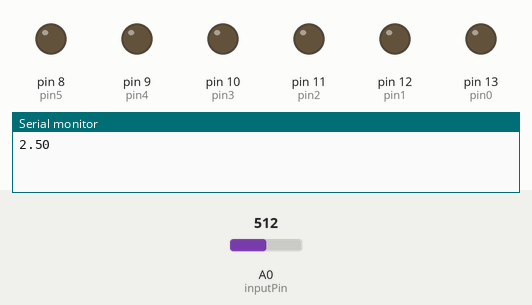
Recording of a sketch running on a simulated Arduino Uno, built with avr-gcc and run on an emulated ATmega328P. Parts: output pins drawn as LEDs (lit = HIGH), the last lines printed to the serial monitor. The test bench sets the inputs (shaded band); at power-on: A0 (inputPin) = 512.

Above: at 0.2 s.
At 3.4 s:
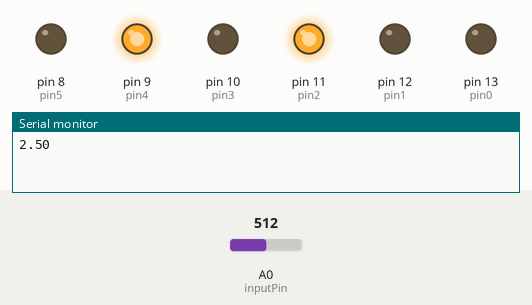
At 6.41 s:
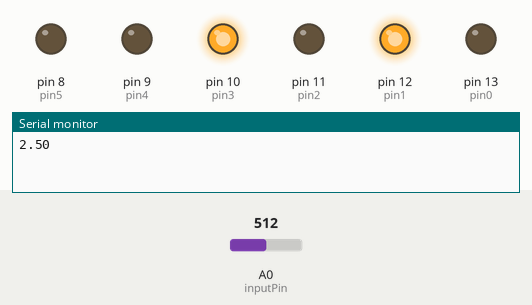
At 12.42 s:
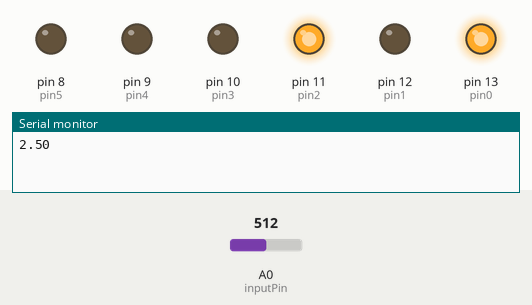
At 18.43 s:
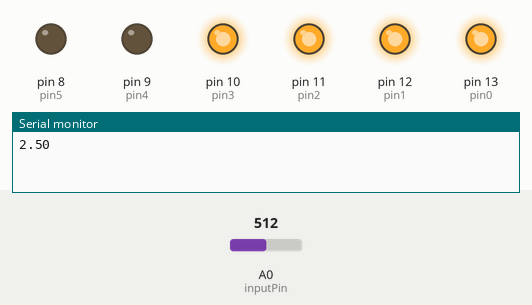
At 24.49 s:
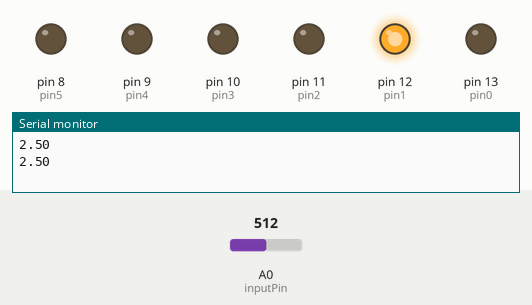
Timing chart, 0 to 25.1 s (numbered marks = the images above):
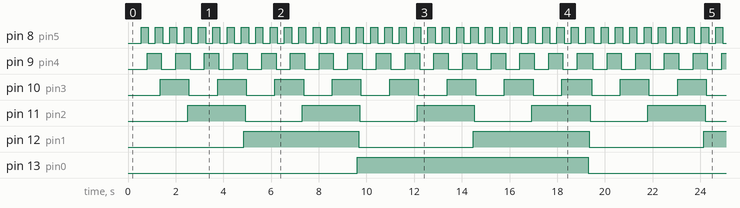

Measured:
- by itself, pin 8 (pin5): alternates HIGH for 0.30 s and LOW for 0.30 s
- by itself, pin 9 (pin4): alternates HIGH for 0.60 s and LOW for 0.60 s
- by itself, pin 10 (pin3): alternates HIGH for 1.2 s and LOW for 1.2 s
- by itself, pin 11 (pin2): alternates HIGH for 2.4 s and LOW for 2.4 s
- by itself, pin 12 (pin1): alternates HIGH for 4.8 s and LOW for 4.8 s
- by itself, pin 13 (pin0): alternates HIGH for 9.7 s and LOW for 9.6 s

The sketch:

counter.ino
```cpp
int pin0 = 13;
int pin1 = 12;
int pin2 = 11;
int pin3 = 10;
int pin4 = 9;
int pin5 = 8;
int speed = 50;
int speed2 = 50;
int inputPin = A0;
int readVal;
float V2;

String toBinary(int n) {
  if (n==0) return "0";
  else if (n == 1) return "1";
  else if (n%2 == 0) return toBinary(n/2) + "0";
  else if (n%2 != 0) return toBinary(n/2) + "1";
}
void setup() {
  // put your setup code here, to run once:
  Serial.begin(9600);
  pinMode(pin0, OUTPUT);
  pinMode(pin1, OUTPUT);
  pinMode(pin2, OUTPUT);
  pinMode(pin3, OUTPUT);
  pinMode(pin4, OUTPUT);
  pinMode(pin5, OUTPUT);
}
void changePin(int pin, int LH) {
  if (pin == 0) {
    digitalWrite(pin0, LH);
  }
  if (pin == 1) {
    digitalWrite(pin1, LH);
  }
  if (pin == 2) {
    digitalWrite(pin2, LH);
  }
  if (pin == 3) {
    digitalWrite(pin3, LH);
  }
  if (pin == 4) {
    digitalWrite(pin4, LH);
  }
  if (pin == 5) {
    digitalWrite(pin5, LH);
  }
  delay(speed2);
}
void loop() {
  // all outputs should be low
  // loop through the array once if it is a 1 flip it to a 0 and move on
  // if it is a 0 flip it to a 1 and stop
  int arr[] = {0, 0, 0, 0, 0, 0};

  readVal = analogRead(inputPin);
  V2 = (5./1023.) * readVal;
  Serial.println(V2);
  for (int i = 000000; i <= 63; i++) {
    String res = toBinary(i);
    if (res.length() == 5) {
      res = '0' + res;
    }
    if (res.length() == 4) {
      res = "00" + res;
    }
    if (res.length() == 3) {
      res = "000" + res;
    }
    if (res.length() == 2) {
      res = "0000" + res;
    }
    if (res.length() == 1) {
      res = "00000" + res;
    }
    // Serial.println(res);
    // delay(speed2);
    // Serial.print(res);
    // Serial.println();
    if (res[0] == '1') {
      changePin(0, 1);
    } else {
      changePin(0, 0);
    }
    if (res[1] == '1') {
      changePin(1, 1);
    } else {
      changePin(1, 0);
    }
    if (res[2] == '1') {
      changePin(2, 1);
    } else {
      changePin(2, 0);
    }
    if (res[3] == '1') {
      changePin(3, 1);
    } else {
      changePin(3, 0);
    }
    if (res[4] == '1') {
      changePin(4, 1);
    } else {
      changePin(4, 0);
    }
    if (res[5] == '1') {
      changePin(5, 1);
    } else {
      changePin(5, 0);
    }
  }
  delay(speed);
}
```
